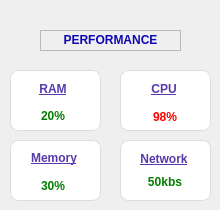
                <widget class="QWidget" name="performance_frame">
                  <property name="enabled">
                    <bool>true</bool>
                  </property>
                  <property name="sizePolicy">
                    <sizepolicy hsizetype="MinimumExpanding" vsizetype="MinimumExpanding">
                      <horstretch>0</horstretch>
                      <verstretch>0</verstretch>
                    </sizepolicy>
                  </property>
                  <widget class="QFrame" name="title">
                    <property name="geometry">
                      <rect>
                        <x>40</x>
                        <y>30</y>
                        <width>141</width>
                        <height>21</height>
                      </rect>
                    </property>
                    <property name="frameShape">
                      <enum>QFrame::Shape::StyledPanel</enum>
                    </property>
                    <property name="frameShadow">
                      <enum>QFrame::Shadow::Raised</enum>
                    </property>
                    <widget class="QLabel" name="label_4">
                      <property name="geometry">
                        <rect>
                          <x>10</x>
                          <y>0</y>
                          <width>121</width>
                          <height>20</height>
                        </rect>
                      </property>
                      <property name="font">
                        <font>
                          <bold>true</bold>
                        </font>
                      </property>
                      <property name="styleSheet">
                        <string notr="true">color: rgb(14, 8, 179);</string>
                      </property>
                      <property name="text">
                        <string>PERFORMANCE</string>
                      </property>
                      <property name="alignment">
                        <set>Qt::AlignmentFlag::AlignCenter</set>
                      </property>
                    </widget>
                  </widget>
                  <widget class="QFrame" name="ram">
                    <property name="geometry">
                      <rect>
                        <x>10</x>
                        <y>70</y>
                        <width>91</width>
                        <height>61</height>
                      </rect>
                    </property>
                    <property name="styleSheet">
                      <string notr="true">border: 1px solid #ddd;

                        border-radius: 8px;
                        background: white;
                      </string>
                    </property>
                    <property name="frameShape">
                      <enum>QFrame::Shape::StyledPanel</enum>
                    </property>
                    <property name="frameShadow">
                      <enum>QFrame::Shadow::Raised</enum>
                    </property>
                    <widget class="QLabel" name="label_5">
                      <property name="geometry">
                        <rect>
                          <x>10</x>
                          <y>10</y>
                          <width>66</width>
                          <height>18</height>
                        </rect>
                      </property>
                      <property name="styleSheet">
                        <string notr="true">border: 0;
                          color: rgb(87, 58, 171);
                          font-weight: bold;
                          text-decoration: underline;

                        </string>
                      </property>
                      <property name="text">
                        <string>RAM</string>
                      </property>
                      <property name="alignment">
                        <set>Qt::AlignmentFlag::AlignCenter</set>
                      </property>
                    </widget>
                    <widget class="QLabel" name="label_9">
                      <property name="geometry">
                        <rect>
                          <x>10</x>
                          <y>37</y>
                          <width>66</width>
                          <height>18</height>
                        </rect>
                      </property>
                      <property name="styleSheet">
                        <string notr="true">color: green;
                          border: 0;
                          font-weight: bold,</string>
                      </property>
                      <property name="text">
                        <string>20%</string>
                      </property>
                      <property name="alignment">
                        <set>Qt::AlignmentFlag::AlignCenter</set>
                      </property>
                    </widget>
                  </widget>
                  <widget class="QFrame" name="memory">
                    <property name="geometry">
                      <rect>
                        <x>10</x>
                        <y>140</y>
                        <width>91</width>
                        <height>61</height>
                      </rect>
                    </property>
                    <property name="styleSheet">
                      <string notr="true">border: 1px solid #ddd;
                        border-radius: 8px;
                        background: white;
                      </string>
                    </property>
                    <property name="frameShape">
                      <enum>QFrame::Shape::StyledPanel</enum>
                    </property>
                    <property name="frameShadow">
                      <enum>QFrame::Shadow::Raised</enum>
                    </property>
                    <widget class="QLabel" name="label_7">
                      <property name="geometry">
                        <rect>
                          <x>11</x>
                          <y>9</y>
                          <width>66</width>
                          <height>18</height>
                        </rect>
                      </property>
                      <property name="styleSheet">
                        <string notr="true">border: 0;
                          color: rgb(87, 58, 171);
                          font-weight: bold;
                          text-decoration: underline;

                        </string>
                      </property>
                      <property name="text">
                        <string>Memory</string>
                      </property>
                      <property name="alignment">
                        <set>Qt::AlignmentFlag::AlignCenter</set>
                      </property>
                    </widget>
                    <widget class="QLabel" name="label_11">
                      <property name="geometry">
                        <rect>
                          <x>10</x>
                          <y>37</y>
                          <width>66</width>
                          <height>18</height>
                        </rect>
                      </property>
                      <property name="styleSheet">
                        <string notr="true">color: green;
                          border: 0;
                          font-weight: bold,</string>
                      </property>
                      <property name="text">
                        <string>30%</string>
                      </property>
                      <property name="alignment">
                        <set>Qt::AlignmentFlag::AlignCenter</set>
                      </property>
                    </widget>
                  </widget>
                  <widget class="QFrame" name="cpu">
                    <property name="geometry">
                      <rect>
                        <x>120</x>
                        <y>70</y>
                        <width>91</width>
                        <height>61</height>
                      </rect>
                    </property>
                    <property name="styleSheet">
                      <string notr="true">border: 1px solid #ddd;
                        border-radius: 8px;
                        background: white;
                      </string>
                    </property>
                    <property name="frameShape">
                      <enum>QFrame::Shape::StyledPanel</enum>
                    </property>
                    <property name="frameShadow">
                      <enum>QFrame::Shadow::Raised</enum>
                    </property>
                    <widget class="QLabel" name="label_6">
                      <property name="geometry">
                        <rect>
                          <x>11</x>
                          <y>10</y>
                          <width>66</width>
                          <height>18</height>
                        </rect>
                      </property>
                      <property name="styleSheet">
                        <string notr="true">border: 0;
                          color: rgb(87, 58, 171);
                          font-weight: bold;
                          text-decoration: underline;

                        </string>
                      </property>
                      <property name="text">
                        <string>CPU</string>
                      </property>
                      <property name="alignment">
                        <set>Qt::AlignmentFlag::AlignCenter</set>
                      </property>
                    </widget>
                    <widget class="QLabel" name="label_10">
                      <property name="geometry">
                        <rect>
                          <x>12</x>
                          <y>38</y>
                          <width>66</width>
                          <height>18</height>
                        </rect>
                      </property>
                      <property name="styleSheet">
                        <string notr="true">color: red;
                          border: 0;
                          font-weight: bold,</string>
                      </property>
                      <property name="text">
                        <string>98%</string>
                      </property>
                      <property name="alignment">
                        <set>Qt::AlignmentFlag::AlignCenter</set>
                      </property>
                    </widget>
                  </widget>
                  <widget class="QFrame" name="network">
                    <property name="geometry">
                      <rect>
                        <x>120</x>
                        <y>140</y>
                        <width>91</width>
                        <height>61</height>
                      </rect>
                    </property>
                    <property name="styleSheet">
                      <string notr="true">border: 1px solid #ddd;
                        border-radius: 8px;
                        background: white;
                      </string>
                    </property>
                    <property name="frameShape">
                      <enum>QFrame::Shape::StyledPanel</enum>
                    </property>
                    <property name="frameShadow">
                      <enum>QFrame::Shadow::Raised</enum>
                    </property>
                    <widget class="QLabel" name="label_8">
                      <property name="geometry">
                        <rect>
                          <x>11</x>
                          <y>10</y>
                          <width>66</width>
                          <height>18</height>
                        </rect>
                      </property>
                      <property name="styleSheet">
                        <string notr="true">border: 0;
                          color: rgb(87, 58, 171);
                          font-weight: bold;
                          text-decoration: underline;

                        </string>
                      </property>
                      <property name="text">
                        <string>Network</string>
                      </property>
                      <property name="alignment">
                        <set>Qt::AlignmentFlag::AlignCenter</set>
                      </property>
                    </widget>
                    <widget class="QLabel" name="label_12">
                      <property name="geometry">
                        <rect>
                          <x>12</x>
                          <y>33</y>
                          <width>66</width>
                          <height>18</height>
                        </rect>
                      </property>
                      <property name="styleSheet">
                        <string notr="true">color: green;
                          border: 0;
                          font-weight: bold,</string>
                      </property>
                      <property name="text">
                        <string>50kbs</string>
                      </property>
                      <property name="alignment">
                        <set>Qt::AlignmentFlag::AlignCenter</set>
                      </property>
                    </widget>
                  </widget>
                </widget>
